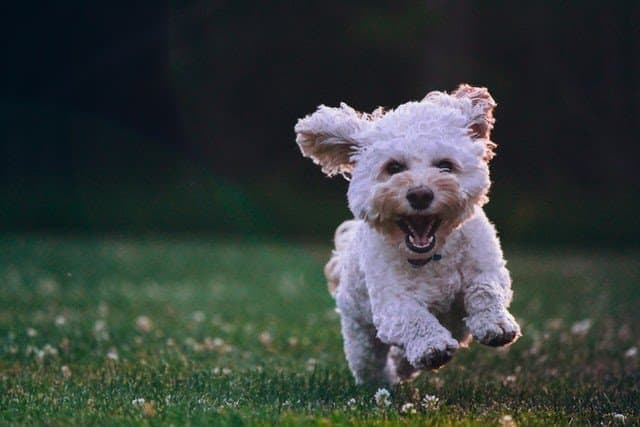
#> input picture image.png, 640 x 427 px
$ jupyter execute drawing_shapes.ipynb
#> lines starting #> are read from the running program, lines starting #| are printed output that depends on the picture
### Drawing Line & Shapes

[cell 1]
# Importing the library
import cv2 as cv

[cell 2]
image=cv.imread("image.png")
#> image is the input picture: shape (427, 640, 3); mean B, G, R 59.6, 63.1, 55.2

[cell 3]
image.shape
#> Out = (427, 640, 3)

#### 1. Line

[cell 4]
pt1=(100,100)
pt2=(200,200)
color=(0,255,0)
thickness=5
cv.line(image,pt1,pt2,color,thickness)
cv.imshow("Line",image)
cv.waitKey(0)
cv.destroyAllWindows()

#### 2. Rectangle

[cell 5]
pt1=(100,100)
pt2=(200,200)
color=(0,255,0)
thickness=5
cv.rectangle(image,pt1,pt2,color,thickness)
cv.imshow("Rectangle",image)
cv.waitKey(0)
cv.destroyAllWindows()

#### 3. Circle

[cell 6]
pt1=(200,100)
pt2=(200,200)
color=(0,255,0)
thickness=5
cv.circle(image,pt1,50,color,thickness)
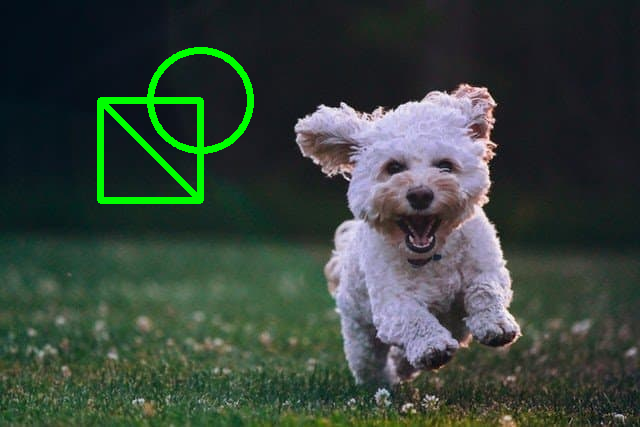
#> image: shape (427, 640, 3); mean B, G, R 59, 67.9, 54.8
cv.imshow("Circle",image)
cv.waitKey(0)
cv.destroyAllWindows()


$ run again, with flower.jpg saved as image.png
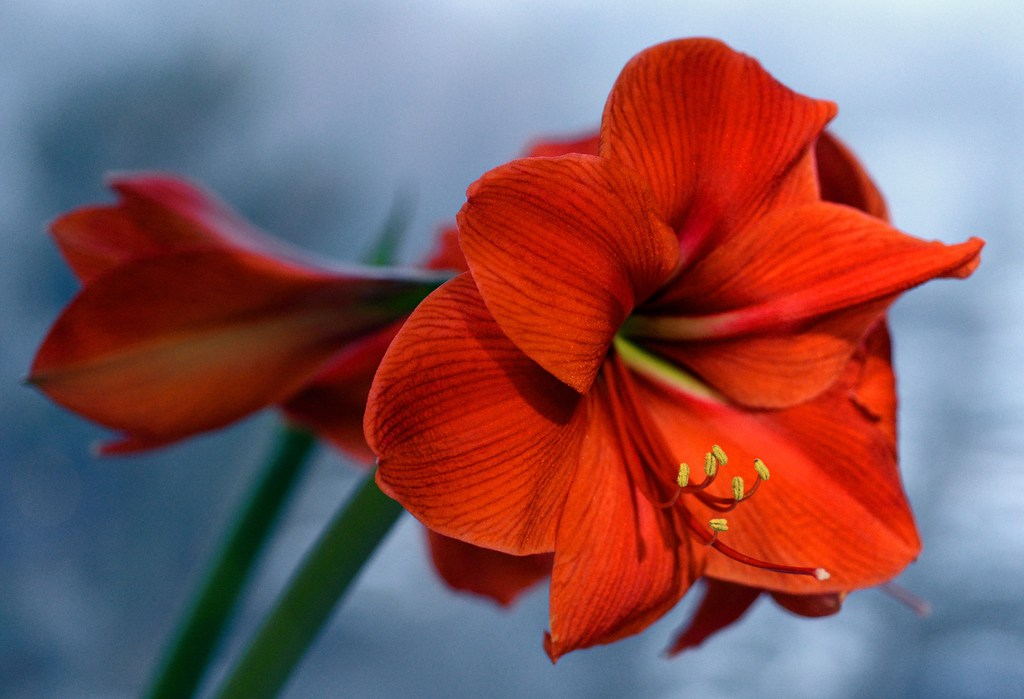
#> input picture flower.jpg, 1024 x 699 px
#> image is the input picture: shape (699, 1024, 3); mean B, G, R 95.1, 90.1, 132.9
#> `cv.circle(image,pt1,50,color,thickness)`:
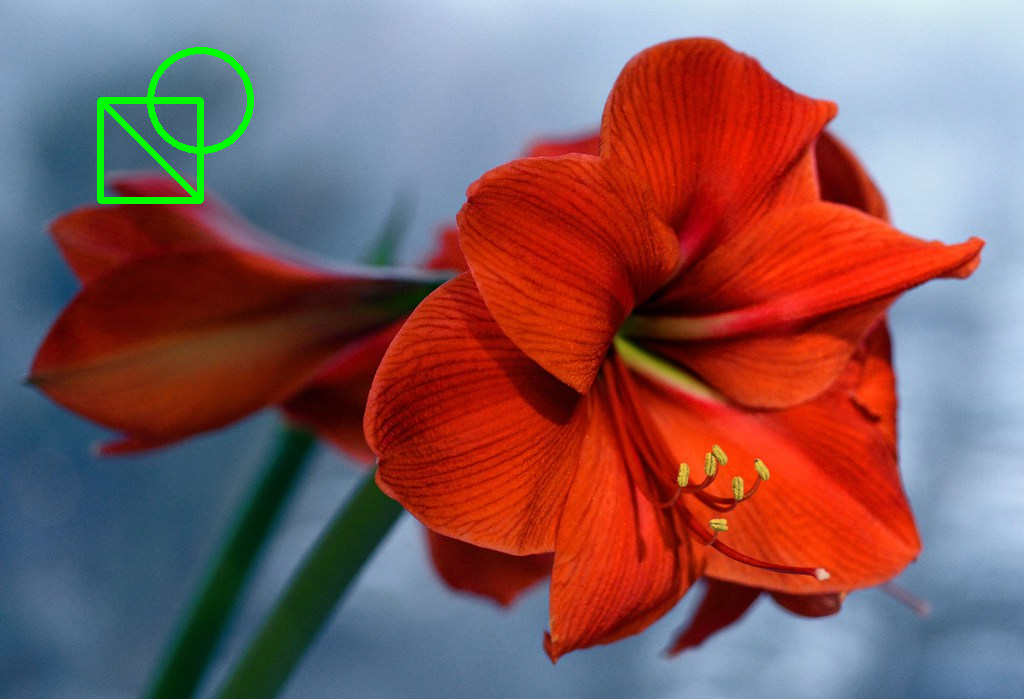
#> image: shape (699, 1024, 3); mean B, G, R 94.2, 91.4, 132.2
